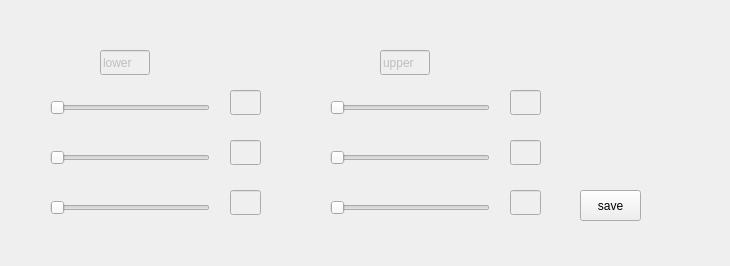
<?xml version="1.0" encoding="UTF-8"?>
<ui version="4.0">
 <class>Form</class>
 <widget class="QWidget" name="Form">
  <property name="geometry">
   <rect>
    <x>0</x>
    <y>0</y>
    <width>730</width>
    <height>266</height>
   </rect>
  </property>
  <property name="windowTitle">
   <string>Form</string>
  </property>
  <widget class="QSlider" name="min1">
   <property name="geometry">
    <rect>
     <x>50</x>
     <y>100</y>
     <width>160</width>
     <height>16</height>
    </rect>
   </property>
   <property name="orientation">
    <enum>Qt::Horizontal</enum>
   </property>
  </widget>
  <widget class="QSlider" name="min2">
   <property name="geometry">
    <rect>
     <x>50</x>
     <y>150</y>
     <width>160</width>
     <height>16</height>
    </rect>
   </property>
   <property name="orientation">
    <enum>Qt::Horizontal</enum>
   </property>
  </widget>
  <widget class="QSlider" name="min3">
   <property name="geometry">
    <rect>
     <x>50</x>
     <y>200</y>
     <width>160</width>
     <height>16</height>
    </rect>
   </property>
   <property name="orientation">
    <enum>Qt::Horizontal</enum>
   </property>
  </widget>
  <widget class="QSlider" name="max1">
   <property name="geometry">
    <rect>
     <x>330</x>
     <y>100</y>
     <width>160</width>
     <height>16</height>
    </rect>
   </property>
   <property name="orientation">
    <enum>Qt::Horizontal</enum>
   </property>
  </widget>
  <widget class="QSlider" name="max2">
   <property name="geometry">
    <rect>
     <x>330</x>
     <y>150</y>
     <width>160</width>
     <height>16</height>
    </rect>
   </property>
   <property name="orientation">
    <enum>Qt::Horizontal</enum>
   </property>
  </widget>
  <widget class="QSlider" name="max3">
   <property name="geometry">
    <rect>
     <x>330</x>
     <y>200</y>
     <width>160</width>
     <height>16</height>
    </rect>
   </property>
   <property name="orientation">
    <enum>Qt::Horizontal</enum>
   </property>
  </widget>
  <widget class="QLineEdit" name="lineEdit">
   <property name="enabled">
    <bool>false</bool>
   </property>
   <property name="geometry">
    <rect>
     <x>100</x>
     <y>50</y>
     <width>50</width>
     <height>25</height>
    </rect>
   </property>
   <property name="text">
    <string>lower</string>
   </property>
  </widget>
  <widget class="QLineEdit" name="lineEdit_2">
   <property name="enabled">
    <bool>false</bool>
   </property>
   <property name="geometry">
    <rect>
     <x>380</x>
     <y>50</y>
     <width>50</width>
     <height>25</height>
    </rect>
   </property>
   <property name="text">
    <string>upper</string>
   </property>
  </widget>
  <widget class="QLineEdit" name="lineEdit_3">
   <property name="enabled">
    <bool>false</bool>
   </property>
   <property name="geometry">
    <rect>
     <x>230</x>
     <y>90</y>
     <width>31</width>
     <height>25</height>
    </rect>
   </property>
  </widget>
  <widget class="QLineEdit" name="lineEdit_4">
   <property name="enabled">
    <bool>false</bool>
   </property>
   <property name="geometry">
    <rect>
     <x>230</x>
     <y>140</y>
     <width>31</width>
     <height>25</height>
    </rect>
   </property>
  </widget>
  <widget class="QLineEdit" name="lineEdit_5">
   <property name="enabled">
    <bool>false</bool>
   </property>
   <property name="geometry">
    <rect>
     <x>230</x>
     <y>190</y>
     <width>31</width>
     <height>25</height>
    </rect>
   </property>
  </widget>
  <widget class="QLineEdit" name="lineEdit_6">
   <property name="enabled">
    <bool>false</bool>
   </property>
   <property name="geometry">
    <rect>
     <x>510</x>
     <y>90</y>
     <width>31</width>
     <height>25</height>
    </rect>
   </property>
  </widget>
  <widget class="QLineEdit" name="lineEdit_7">
   <property name="enabled">
    <bool>false</bool>
   </property>
   <property name="geometry">
    <rect>
     <x>510</x>
     <y>140</y>
     <width>31</width>
     <height>25</height>
    </rect>
   </property>
  </widget>
  <widget class="QLineEdit" name="lineEdit_8">
   <property name="enabled">
    <bool>false</bool>
   </property>
   <property name="geometry">
    <rect>
     <x>510</x>
     <y>190</y>
     <width>31</width>
     <height>25</height>
    </rect>
   </property>
  </widget>
  <widget class="QPushButton" name="pushButton">
   <property name="geometry">
    <rect>
     <x>580</x>
     <y>190</y>
     <width>61</width>
     <height>31</height>
    </rect>
   </property>
   <property name="text">
    <string>save</string>
   </property>
  </widget>
 </widget>
 <resources/>
 <connections/>
</ui>
